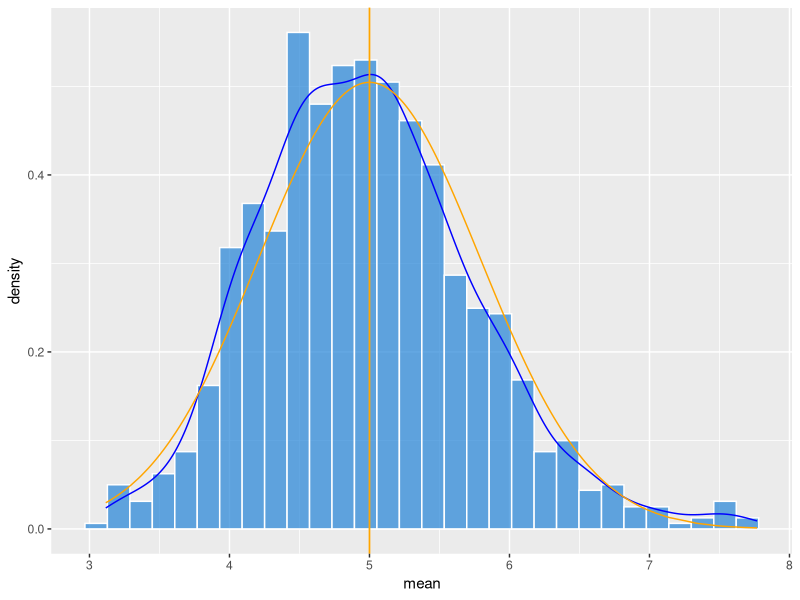

Here is the R script that generated this plot:
## ---- chunk 1
knitr::opts_chunk$set(echo = TRUE, include = TRUE, cache = FALSE, warning = FALSE, message = FALSE)
## ---- chunk 2
library(tidyverse)
library(magrittr)
## ---- chunk 3
# we need to set seed to ensure reproducibility
# the seed I choose is the number of seconds since 
# 1 Jan 1970
set.seed(1591274018)

# now, we need to set the parameters to the
# exponential distribution
lambda <- 0.2

# we will perform 1000 simulations
simulations <- 1E3

# and we will use 40 samples to do the comparisons
samples <- 40

# now we generate a sample of exponential distributions
# this will be a tibble with 1000 rows and 40 columns
# we need this to have a more tidy dataframe to work with
exponential_sample <- matrix(data = rexp(samples * simulations, lambda), nrow = simulations) %>%
                        as_tibble()

# now we create another column, named "mean", to store the mean
# of each row
exponential_sample %<>% mutate(mean = rowMeans(.))

# finally, we create a subset frame with only the mean of the means
exponential_mean <- exponential_sample %>% summarise(exponential_mean = mean(mean))

# and a theoretical distribution tibble for comparison
exponential_sample %<>%
                        mutate(x = sort(mean)) %>% 
                        mutate( y = dnorm(.$x, mean = (1/lambda), sd = ( (1/lambda) / sqrt(samples))))
## ---- chunk 4
# plot of the sample distribution
plot1 <- ggplot(exponential_sample) +
                    geom_histogram(aes(x = mean, y = ..density.. ),
                        color = "white",
                        fill = "#2182d7",
                        alpha = .7) +
                    geom_density(aes(mean), color = "blue")

# plot of the theoretical distribution
plot1 %<>% + geom_line(aes(x, y),
                color = "orange") +
             geom_vline(xintercept = 1 / lambda,
                        size = .6,
                        color = "orange")
## ---- chunk 5

exponential_comparison <- tibble(name = character(), mean = double(), variance = double())
exponential_comparison %<>% add_row(name = "Sample",
                                    mean = mean(exponential_sample$mean),
                                    variance = var(exponential_sample$mean)) %>% 
                            add_row(name = "Theoretical",
                                    mean = (1/lambda),
                                    variance = (1/((lambda^2) * samples)))
knitr::kable(exponential_comparison, caption = 'Comparison between "Sample" and "Theoretical" values.')
